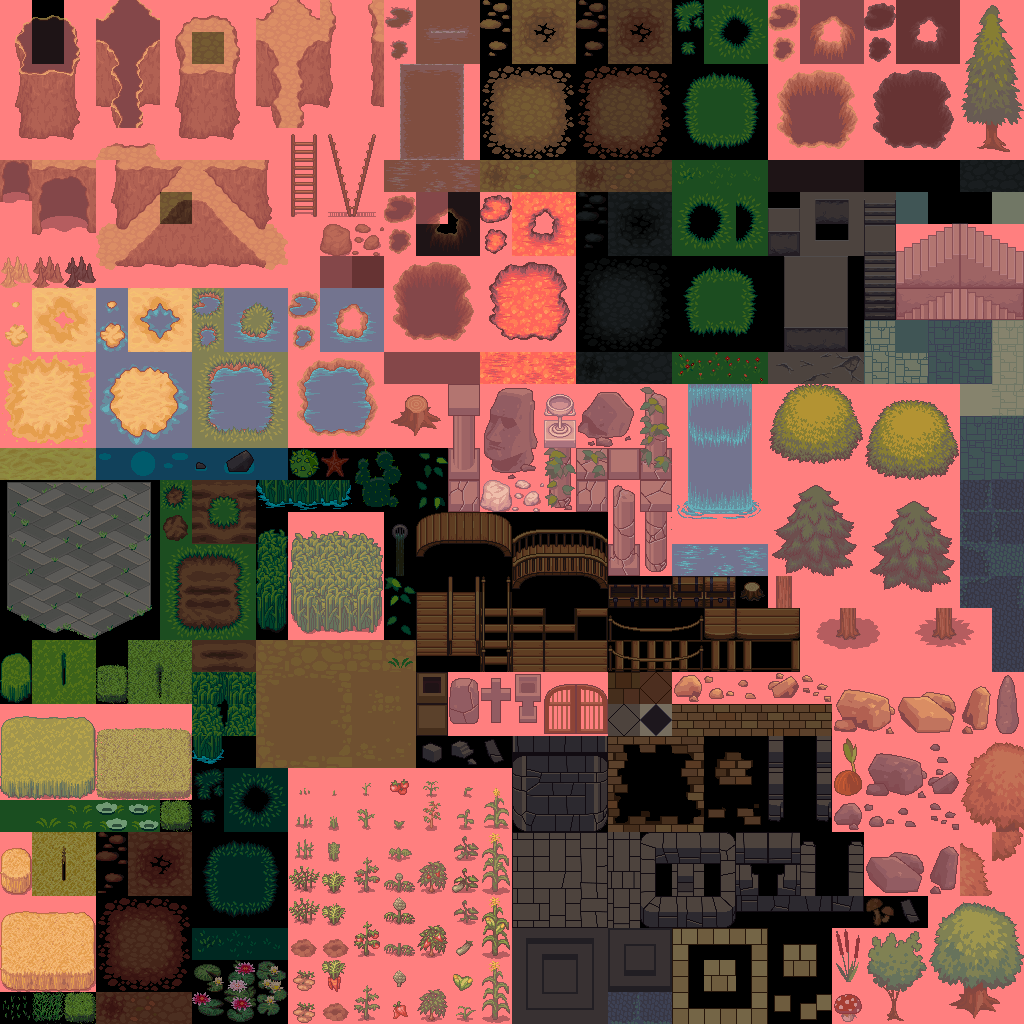

A level layout from a 2D game, rendered from its tile map. Below: a short description, then the map file with its tile-grid data intact:
An orthogonal 32x32 tile map with 32x32 px tiles, 1 tile layer (Collision), 1 image layer.

<map version="1.0" tiledversion="1.0.3" orientation="orthogonal" renderorder="right-down" width="32" height="32" tilewidth="32" tileheight="32" nextobjectid="1">
 <tileset firstgid="1" source="Collision_tiles.tsx" />
 <layer name="Collision" width="32" height="32">
  <data encoding="csv">
1,0,1,1,1,1,1,1,1,1,1,1,1,1,1,0,0,0,0,0,0,0,0,0,1,1,1,1,1,1,1,1,
1,0,1,1,1,1,0,1,1,1,1,1,1,1,1,0,0,0,0,0,0,0,0,0,1,1,1,1,1,1,1,1,
1,1,1,1,1,1,1,1,1,1,1,1,1,1,1,0,0,0,0,0,0,0,0,0,1,1,1,1,1,1,1,1,
1,1,1,1,1,1,1,1,1,1,1,1,1,1,1,0,0,0,0,0,0,0,0,0,1,1,1,1,1,1,1,1,
1,1,1,1,1,1,1,1,1,1,1,1,1,1,1,0,0,0,0,0,0,0,0,0,1,1,1,1,1,1,1,1,
1,1,1,1,1,1,1,1,1,1,1,1,1,1,1,0,0,0,0,0,0,0,0,0,0,0,0,0,0,0,0,0,
1,1,1,1,1,0,1,1,1,1,1,1,1,1,0,1,1,1,0,0,0,0,0,0,0,0,0,0,0,0,0,0,
1,1,1,1,1,1,1,1,1,1,1,1,1,0,0,1,1,1,0,0,0,0,0,0,0,0,0,0,1,1,1,1,
1,1,1,1,1,1,1,1,1,1,1,1,1,1,1,1,1,1,0,0,0,0,0,0,0,0,0,0,1,1,1,1,
1,1,1,1,1,1,1,1,1,1,1,1,1,1,1,1,1,1,0,0,0,0,0,0,0,0,0,0,1,1,1,1,
1,1,1,1,1,1,1,1,1,1,1,1,1,1,1,1,1,1,0,0,0,0,0,0,0,0,0,0,0,0,0,0,
1,1,1,1,1,1,1,1,1,1,1,1,1,1,1,1,1,1,0,0,0,0,0,0,0,0,0,0,0,0,0,0,
1,1,1,1,1,1,1,1,1,1,1,1,1,1,1,1,1,1,1,1,1,1,1,1,1,1,1,1,1,1,0,0,
1,1,1,1,1,1,1,1,1,1,1,1,1,1,1,1,1,1,1,1,1,1,1,1,1,1,1,1,1,1,0,0,
0,0,0,0,0,0,0,0,0,0,0,0,0,0,1,1,1,1,1,1,1,1,1,1,1,1,1,1,1,1,0,0,
0,0,0,0,0,0,0,0,0,0,0,0,0,0,1,1,1,1,1,1,1,1,1,1,1,1,1,1,1,1,0,0,
0,0,0,0,0,0,0,0,0,1,1,1,0,0,0,0,0,0,0,1,1,1,1,1,1,1,1,1,1,1,0,0,
0,0,0,0,0,0,0,0,0,1,1,1,0,0,0,0,0,0,0,1,1,1,1,1,1,1,1,1,1,1,0,0,
0,0,0,0,0,0,0,0,0,1,1,1,0,0,0,0,0,0,0,0,0,0,0,0,1,1,1,1,1,1,0,0,
0,0,0,0,0,0,0,0,0,1,1,1,0,0,0,0,0,0,0,0,0,0,0,0,0,1,1,1,1,1,1,0,
0,0,0,0,0,0,0,0,0,0,0,0,0,0,0,0,0,0,0,0,0,0,0,0,0,1,1,1,1,1,1,0,
0,0,0,0,0,0,0,0,0,0,0,0,0,0,1,1,1,1,1,0,0,1,1,1,1,1,1,1,1,1,1,1,
1,1,1,1,1,1,0,0,0,0,0,0,0,0,1,1,1,1,1,0,0,0,0,0,0,0,1,1,1,1,1,1,
1,1,1,1,1,1,0,0,0,0,0,0,0,0,0,0,0,0,0,0,0,0,0,0,0,0,1,1,1,1,1,1,
1,1,1,1,1,1,0,0,0,1,1,1,1,1,1,1,0,0,0,0,0,0,0,0,0,0,1,1,1,1,1,1,
0,0,0,0,0,0,0,0,0,1,1,1,1,1,1,1,0,0,0,0,0,0,0,0,0,0,1,1,1,1,1,1,
1,0,0,0,0,0,0,0,0,1,1,1,1,1,1,1,0,0,0,0,0,0,0,0,0,0,0,1,1,1,1,1,
1,0,0,0,0,0,0,0,0,1,1,1,1,1,1,1,0,0,0,0,0,0,0,0,0,0,0,1,1,1,1,1,
1,1,1,0,0,0,0,0,0,1,1,1,1,1,1,1,0,0,0,0,0,0,0,0,0,0,0,0,0,1,1,1,
1,1,1,0,0,0,0,0,0,1,1,1,1,1,1,1,0,0,0,0,0,0,0,0,0,0,1,1,1,1,1,1,
1,1,1,0,0,0,0,0,0,1,1,1,1,1,1,1,0,0,0,0,0,0,0,0,0,0,1,1,1,1,1,1,
0,0,0,0,0,0,0,0,0,1,1,1,1,1,1,1,0,0,0,0,0,0,0,0,0,0,1,1,1,1,1,1
</data>
 </layer>
 <imagelayer name="Spritesheet" opacity="0.6">
  <image source="tilesets/terrain.png" width="1024" height="1024" />
 </imagelayer>
</map>
